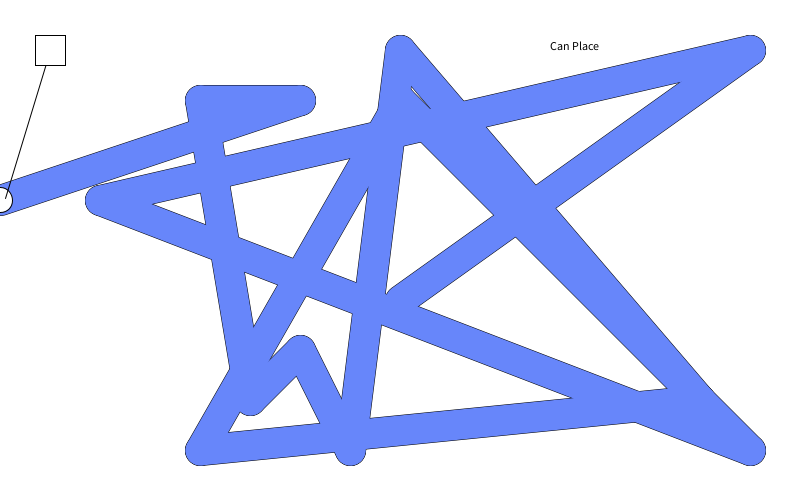
Frame 1 (no input)
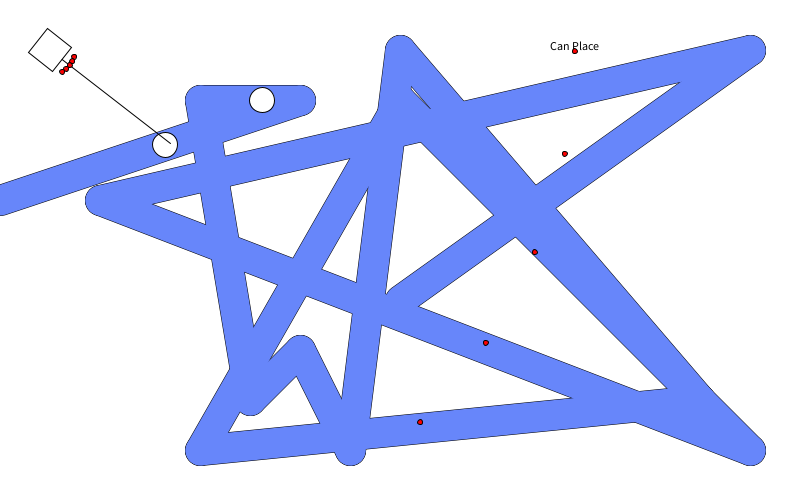
Frame 60 (the mouse pressed at the canvas centre just before this capture)
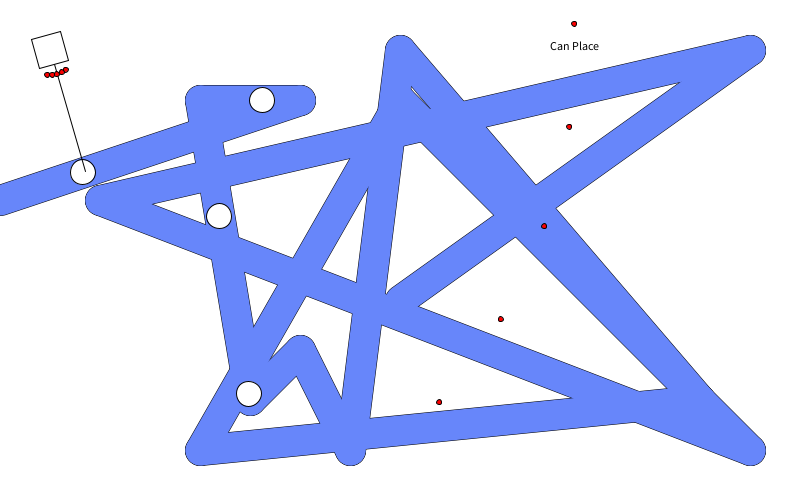
Frame 120 (the mouse held since frame 60 and released just before this capture)

The Processing sketch that drew these frames (run headless with seeded random() and noise(); from frame 60 on, the mouse is pressed at the canvas centre):

// Processing sketch: NewBalloonPath
// ── NewBalloonPath.pde
//-----GLOBAL VARIABLES------

int cooldown = 20;
int framesElapsed = 0;

int currentLevel = 0;
PathGenerator path = new PathGenerator();
ArrayList<Projectile> projectiles = new ArrayList<>();
//
final int rectX = 50;
final int rectY = 50;

final float[][] level1 = {
    
    
    /* DESCRITPION OF STEPS
    
      Basically the number of "steps" taken represents how far along the 
      balloon is in the path.  A balloon with 0 steps taken will be at the start of
      the path, and a balloon with many steps will be further along.  You can also have
      negative steps, which essentially represents a balloon that is off the screen but
      will be by the user on the path seen shortly (Eg. -30 steps means the balloon is 30 steps 
      behind the starting point of the path).  
      
      Speed is also relative to how many steps a balloon takes every time draw() loops.
      A balloon with a speed of 1 will take 1 "step" each time draw() loops, and one 
      with a speed of 2 will take 2 "steps" each time (meaning the second one moves faster)
      
      Steps is used in updatePositions() to control the movement of balloons.  For example,
      if the balloon has taken less than 100 steps, it will move along a horizontal line.
      If it has taken more but less than 200 steos, it will move across a vertical line.
      (See updatePositions())
    */
    
    //{Number of "steps" taken, frames of delay before first step, speed}
    {0,0,6},
    {0,30,6},
    {0,60,6},
    {0,90,3},
    {0,120,4},
    {0,150,3},
    {0,180,4},
    {0,210,6},
    {0,240,4},
    {0,270,3},
    {0,300,6},
    {0,330,12},
};
float lastTarget = 0;
//-----END OF GLOBAL VARIABLES------


//-----FUNCTIONS--------------------

//Updates the position of balloons
void updatePositions(float[] balloonProps){
  /*  
    BalloonProps[0] == X Position of the balloon
    BalloonProps[1] == Y Position of the balloon
    BalloonProps[2] == Total # of steps taken
    BalloonProps[3] == # of steps the balloon takes each time draw() runs
  */
  if (balloonProps[1] == 0) {
    final int RADIUS = 25; //Radius of the balloon
    
    PVector position = path.getLocation(balloonProps[0]);
    balloonProps[0] += balloonProps[2]; //Increases the balloon's total steps by the speed
    
    //Drawing of ballon
    ellipse(position.x, position.y,RADIUS,RADIUS);
  } else {
    balloonProps[1]--;
  }
}

//Rotates tower to face the first initial balloon
void rotateBuilding(float distanceTravelled, boolean targetFound){
  framesElapsed++;
  //Shows which balloon is being tracked
  PVector position = path.getLocation(distanceTravelled);
  
  if (targetFound) {
    line(rectX,rectY,position.x,position.y);
  }
  
  translate(rectX,rectY); //Ensures center of rotation is the tower
  // Angle calculation
  float angle; 
  
  
  if (position.x - rectX <= EPSILON) {
    angle = PI / 2;
  } else {
    float slope = (position.y - rectY) / (position.x - rectX);
    angle = atan(slope);
  }
  
  if (targetFound && framesElapsed % cooldown == 0) {
    float speed = 25;
    float split = PI / 16;
    for (int i = -2; i <= 2; i++)
      projectiles.add(new Projectile(new PVector(rectX, rectY), new PVector(cos(angle + split * i) * speed, sin(angle + split * i) * speed)));
  }
  rotate(angle);

  //Tower
  rect(0,0,30,30);
}
//-----END OF FUNCTIONS-------------


void setup(){
  path.add(0, 200);
  path.add(300, 100);
  path.add(200, 100);
  path.add(250, 400);
  path.add(300, 350);
  path.add(350, 450);
  path.add(400, 50);
  path.add(700, 400);
  path.add(200, 450);
  path.add(400, 100);
  path.add(750, 450);
  path.add(100, 200);
  path.add(750, 50);
  path.add(400, 300);
  size(800,500);
  ellipseMode(CENTER);
  rectMode(CENTER);
}


void draw(){
  background(255);
  fill(255);
  path.draw();
  //Iterates through all balloons
  for(int balloonNum = 0; balloonNum < level1.length; balloonNum++){
    updatePositions(level1[balloonNum]);
  }
  
  float dist = path.shortestDist(new PVector(mouseX, mouseY));
  
  fill(0);
  if(dist <= PATH_RADIUS) {
    text("Cannot Place", 550, 50);
  } else {
    text("Can Place", 550, 50);
  }
  fill(255);
  
  //Tower
  pushMatrix();
  
  float range = 200;
  // Finds balloon that has travelled the most that is within this range
  int index = -1;
  float mostSteps = 0;
  for(int i = 0; i < level1.length; i++) {
    if (level1[i][0] >= mostSteps) {
      PVector location = path.getLocation(level1[i][0]);
      if (dist(rectX, rectY, location.x, location.y) <= range) {
        index = i;
        mostSteps = level1[i][0];
      }
    }
  }
  boolean targetFound = false;
  if (index != -1) {
    lastTarget = level1[index][0];
    targetFound = true;
  }
  
  rotateBuilding(lastTarget, targetFound);
  popMatrix();
  
  for(Projectile p: projectiles) p.draw();
  int iterator = 0;
  
  while (iterator < projectiles.size()) {
    if(projectiles.get(iterator).outOfBounds()) {
      projectiles.remove(iterator);
    } else iterator++;
  }
 
}

// ── PathGenerator.pde
// ASSUMPTIONS: Path is full of geometric stadiums with radius PATH_RADIUS
final float PATH_RADIUS = 15;
float pointDistToLine(PVector start, PVector end, PVector point) {
  // Code from https://stackoverflow.com/questions/849211/shortest-distance-between-a-point-and-a-line-segment 
  // Return minimum distance between line segment vw and point p
  float l2 = (start.x - end.x) * (start.x - end.x) + (start.y - end.y) * (start.y - end.y);  // i.e. |w-v|^2 -  avoid a sqrt
  if (l2 == 0.0) return dist(end.x, end.y, point.x, point.y);   // v == w case
  // Consider the line extending the segment, parameterized as v + t (w - v).
  // We find projection of point p onto the line. 
  // It falls where t = [(p-v) . (w-v)] / |w-v|^2
  // We clamp t from [0,1] to handle points outside the segment vw.
  float t = max(0, min(1, PVector.sub(point,start).dot(PVector.sub(end,start)) / l2));
  PVector projection = PVector.add(start, PVector.mult(PVector.sub(end,start),t));  // Projection falls on the segment
  return dist(point.x, point.y, projection.x, projection.y);
}
class PathGenerator {
  private ArrayList<PVector> points;
  public PathGenerator() {
    points = new ArrayList<>();
  }
  public float shortestDist(PVector point) {
    float answer = Float.MAX_VALUE;
    for (int i = 0; i < points.size() - 1; i++) {
      PVector start = points.get(i);
      PVector end = points.get(i + 1);
      float distance = pointDistToLine(start, end, point);
      answer = min(answer, distance);
    }
    return answer;
  }
  public void draw() {
    
    stroke(0);
    strokeWeight(PATH_RADIUS * 2 + 1);
    for (int i = 0; i < points.size() - 1; i++) {
      PVector currentPoint = points.get(i);
      PVector nextPoint = points.get(i + 1);
      line(currentPoint.x, currentPoint.y, nextPoint.x, nextPoint.y);
    }
    
    stroke(#6786FA);
    strokeWeight(PATH_RADIUS * 2);
    for (int i = 0; i < points.size() - 1; i++) {
      PVector currentPoint = points.get(i);
      PVector nextPoint = points.get(i + 1);
      line(currentPoint.x, currentPoint.y, nextPoint.x, nextPoint.y);
    }
    
    strokeWeight(1);
    stroke(0);
  }
  public void add(float x, float y) {
    points.add(new PVector(x, y)); 
  }
  public PVector getLocation(float travelDistance) // GIVEN TO PARTICIPANTS BY DEFAULT
  {
    for (int i = 0; i < points.size() - 1; i++) {
      PVector currentPoint = points.get(i);
      PVector nextPoint = points.get(i + 1);
      float distance = dist(currentPoint.x, currentPoint.y, nextPoint.x, nextPoint.y);
      if (distance <= EPSILON || travelDistance >= distance) {
        travelDistance -= distance;
      } else {
        // In between two points
        float travelProgress = travelDistance / distance;
        float xDist = nextPoint.x - currentPoint.x;
        float yDist = nextPoint.y - currentPoint.y;
        float x = currentPoint.x + xDist * travelProgress;
        float y = currentPoint.y + yDist * travelProgress;
        return new PVector(x, y);
      }
    }
    // At end of path
    return points.get(points.size() - 1);
  }
}

// ── Projectile.pde
class Projectile {
  private PVector position, velocity;
  public Projectile(PVector start, PVector velocity) {
    this.position = start;
    this.velocity = velocity;
  }
  public boolean outOfBounds() {
    return position.x < 0 || position.x > 800 || position.y < 0 || position.y > 500;
  }
  public void draw() {
    position.add(velocity);
    fill(255,0,0);
    ellipse(position.x, position.y, 5, 5);
  }
   
}
